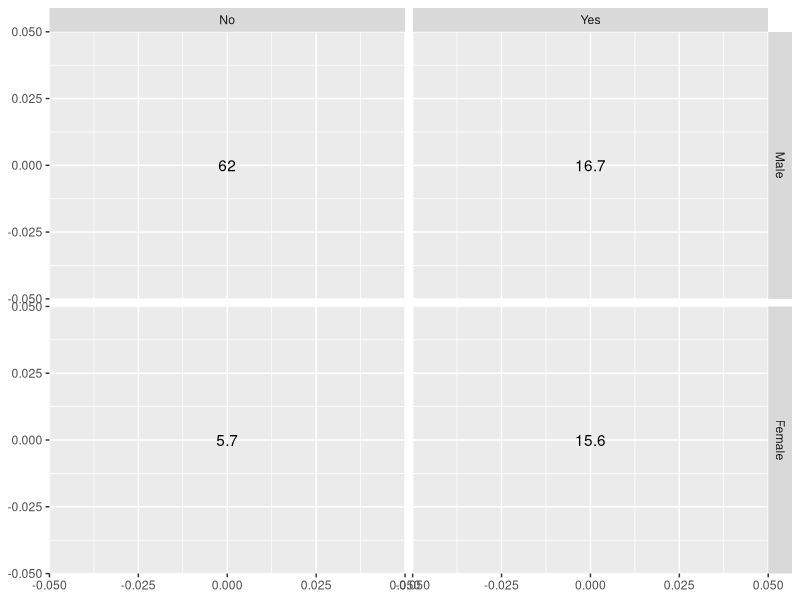

This chart was generated by the following R code:
## ---- chunk 1
knitr::opts_chunk$set(echo = TRUE)
options(tidyverse.quiet = TRUE)
## ---- chunk 2
library(tidyverse)



## ---- chunk 3
compute_layer_prop <- function(data = mtcars, ...){
  
  if(is.null(data$value)){data$value <- 1}
  
  global_sum <- sum(data$value)
  
  data %>% 
    group_by(PANEL) %>% 
    summarize(sum = sum(value)) %>% 
    mutate(label = round(100* sum/global_sum, 1)) %>% 
    mutate(x = 0, y = 0)

}

Titanic %>% 
  data.frame() %>%  
  uncount(Freq) %>% 
  group_by(Sex, Survived) %>% 
  mutate(PANEL = paste(Sex, Survived, sep = "-")) %>% 
  compute_layer_prop()



StatProp <- ggproto(`_class` = "StatProp",
                    `_inherit` = Stat,
                    compute_layer = compute_layer_prop)

Titanic %>% 
  data.frame() %>%  
  uncount(Freq) %>% 
  ggplot() + 
  facet_grid(Sex ~ Survived) + 
  layer(geom = "text", 
        stat = StatProp, 
        position = "identity")

layer_data()
